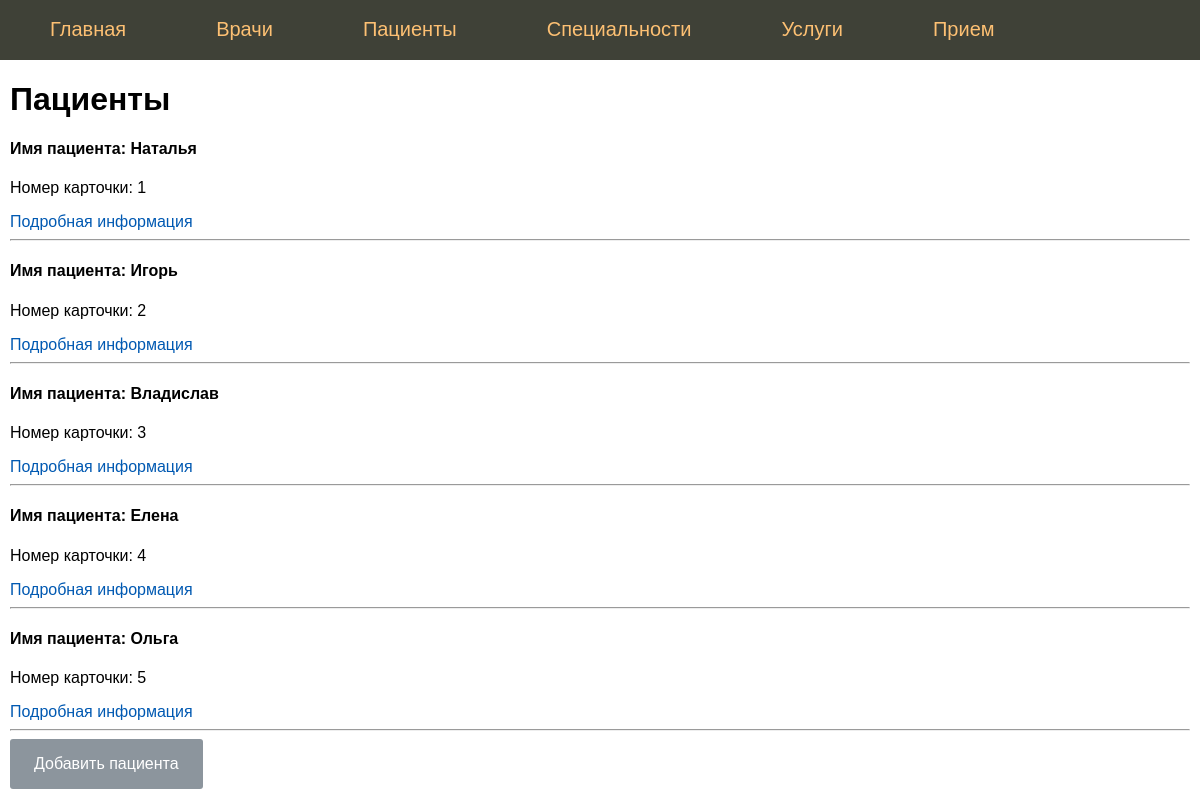
Page /patients on the committed database.
### app.py (models this page shows, shortened)
class Patients(db.Model):
    card_number = db.Column(db.Integer, primary_key=True)
    name = db.Column(db.String(100), nullable=False)
    birthday = db.Column(db.Integer, nullable=False)
    sex = db.Column(db.String(10), nullable=False)
    address = db.Column(db.String(100), nullable=False)
    email = db.Column(db.String(50), unique=True)
    phone = db.Column(db.String(12), unique=True)
    p = db.relationship('Appointments', backref='patients', uselist=False)

### app.py (the view)
@app.route("/patients")
def show_patients():
    patients = Patients.query.order_by(Patients.card_number).all()
    return render_template('patients.html', title="Пациенты", patients=patients)

### templates/patients.html
{% extends 'layout.html' %}
{%block content%}
<h1>Пациенты</h1>
{% for p in patients %}
<div>
    <h4>Имя пациента: {{p.name}}</h4>
    <p>Номер карточки: {{p.card_number}}</p>
    <a href="/patients/{{p.card_number}}">Подробная информация</a>
    <hr>
</div>
{% endfor %}
<a class="btn-create" href="/create-patient">Добавить пациента</a>
{%endblock%}

### static/css/styles.css (style rules this page uses)
html, body { font-family: 'Arial'; margin: 0; padding: 0; height: 100%; width: 100%; }
.btn-create { display: inline-block; background: #8C959D; color: #fff; padding: 1rem 1.5rem; text-decoration: none; border-radius: 3px; }
a { color: #0059b2; text-decoration: none; }

### rows in the picture
Patients: name "Наталья", card_number "1"
Patients: name "Игорь", card_number "2"
Patients: name "Владислав", card_number "3"
Patients: name "Елена", card_number "4"
Patients: name "Ольга", card_number "5"
